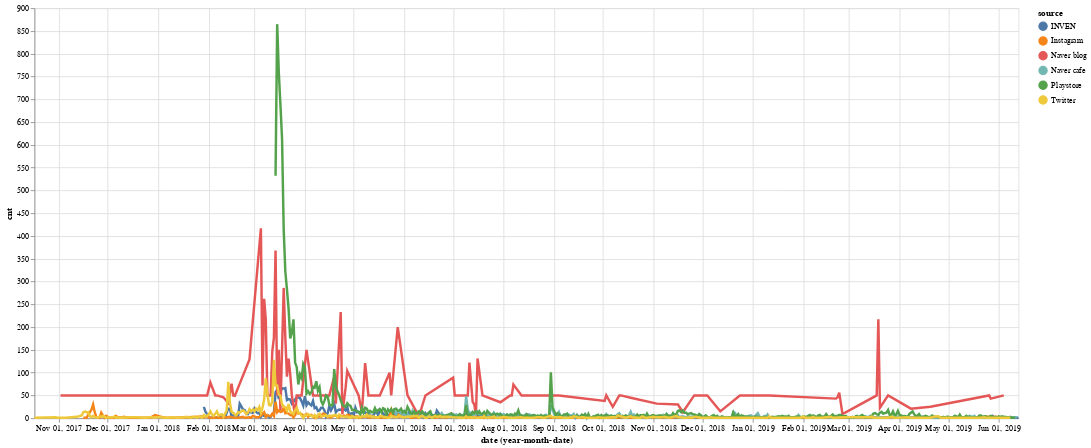

Notebook code cell kept with this figure:
### Code cell
import altair as alt
alt.renderers.enable('jupyterlab')
highlight = alt.selection(type='single', on='mouseover',
                          fields=['source'], nearest=True)

base = alt.Chart(total_df).encode(
    alt.X('yearmonthdate(date)'),
    y='cnt',
    color='source'
)

points = base.mark_circle().encode(
    opacity=alt.value(0)
).add_selection(
    highlight
).properties(
    width=1200,
    height=500
)

lines = base.mark_line().encode(
    size=alt.condition(~highlight, alt.value(1), alt.value(3))
)

points + lines

### Figure 1 — Vega-Lite specification as saved in the notebook (floating-point values rounded to 4 significant figures; data arrays with more than 128 entries replaced by an {"elided": "..."} marker saying what was removed)
{"$schema": "https://vega.github.io/schema/vega-lite/v3.2.1.json", "config": {"mark": {"tooltip": null}, "view": {"height": 300, "width": 400}}, "data": {"name": "data-f8a0d432f0e81fec08b869d3fb05c457"}, "datasets": {"data-f8a0d432f0e81fec08b869d3fb05c457": {"elided": "1862 records"}}, "layer": [{"encoding": {"color": {"field": "source", "type": "nominal"}, "opacity": {"value": 0}, "x": {"field": "date", "timeUnit": "yearmonthdate", "type": "temporal"}, "y": {"field": "cnt", "type": "quantitative"}}, "height": 500, "mark": "circle", "selection": {"selector013": {"fields": ["source"], "nearest": true, "on": "mouseover", "type": "single"}}, "width": 1200}, {"encoding": {"color": {"field": "source", "type": "nominal"}, "size": {"condition": {"selection": {"not": "selector013"}, "value": 1}, "value": 3}, "x": {"field": "date", "timeUnit": "yearmonthdate", "type": "temporal"}, "y": {"field": "cnt", "type": "quantitative"}}, "mark": "line"}]}
